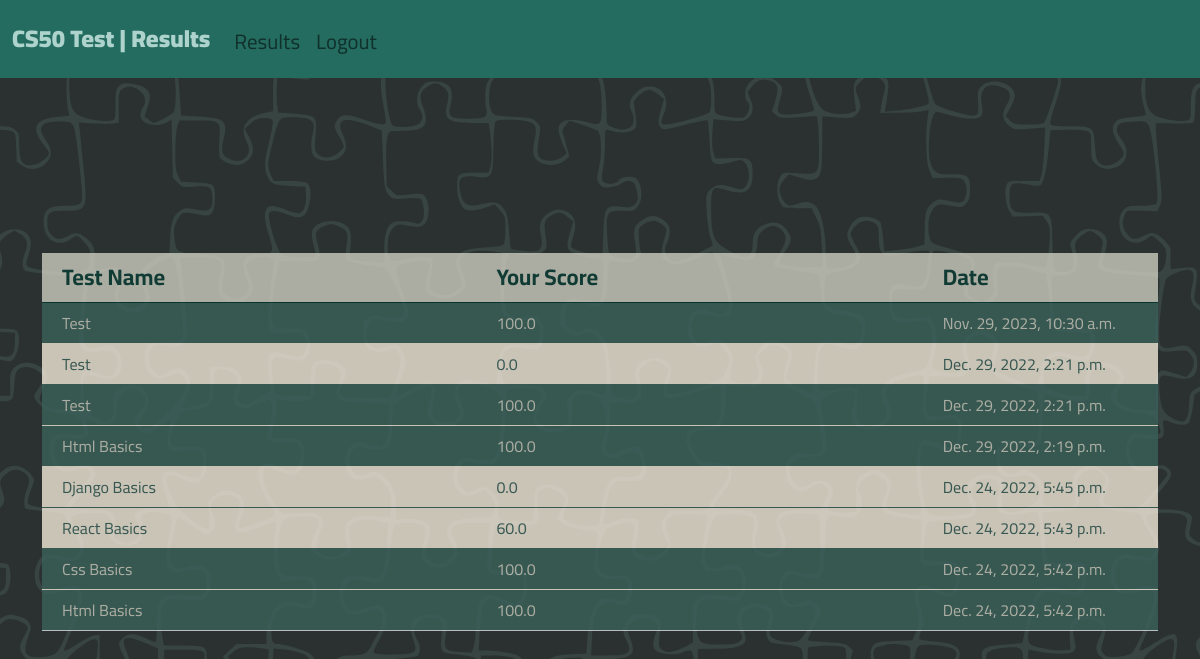
Page /result/ (signed in) on the committed database.
### quiz/models.py (models this page shows, shortened)
class Result(models.Model):
	quiz = models.ForeignKey(Quiz, on_delete=models.CASCADE)
	user = models.ForeignKey(User, on_delete=models.CASCADE, blank=True)
	score = models.FloatField()
	created = models.DateTimeField(auto_now_add=True)

class Quiz(models.Model):
	quiz_title = models.CharField(max_length=200)
	topic = models.ForeignKey(Topic, on_delete=models.CASCADE)
	time = models.PositiveIntegerField(help_text='duration of the quiz in minutes')
	created_by = models.ForeignKey(User, on_delete=models.CASCADE)
	created_time = models.DateTimeField(auto_now_add=True)
	def __str__(self):
		return str(self.quiz_title)
	class Meta:
		verbose_name_plural = 'Quizzes'
		ordering = ("-created_time",)

### quiz/views.py (the view)
# urls.py: path('result/', views.result_view, name='result_view'),
@login_required
def result_view(request):
	results = Result.objects.filter(user=request.user)
	results = results.order_by("-created").all()
	return render(request, 'quiz/result.html', {'results': results})

### quiz/templates/quiz/result.html (shortened to what this page needs)
{% extends 'quiz/base.html' %}
{% load static %}
{% block head %}
<link rel="stylesheet" href= "{% static 'resault.css'%}"/>
{% endblock head %}
{% block page-title %}
Results
{% endblock %}
{% block content %}
<table class="table result-table">
  <thead>
    <tr class="table">
      <th scope="col" class='col1'>Test Name</th>
      <th scope="col" class='col2'>Your Score</th>
      <th scope="col" class='col3'>Date</th>
    </tr>
  </thead>
  {% for result in results %}
  <tbody>
      {% if result.score > 60 %}
        <tr class="table">
          <td class='col1'>{{result.quiz}}</td>
          <td class='col2'>{{result.score}}</td>
          <td class='col3'>{{result.created}}</td>
        </tr>
      {% else %}
        <tr class="table-warningg">
          <td class='col1'>{{result.quiz}}</td>
          <td class='col2'>{{result.score}}</td>
          <td class='col3'>{{result.created}}</td>
        </tr>
      {% endif %}
  </tbody>
  {% endfor %}
</table>
{% endblock %}

### static/styles.css (style rules this page uses)
:root { --primaryColor:#00362D; --2ndColor:#0D5146; --3rdColor:#246C60; --4thColor: #5e9b90; --5thColor: #aed3cd; --bodyColor:#2b3130; --mainWhite: rgb(244, 255, 253); --mainYellow:#f7fba5; --mainBright:rgba(243,234,218,1); }
body { font-family: "Cairo", sans-serif; display: flex; justify-content: center; align-items: center; min-height: 100vh; background-color: var(--bodyColor); }

### static/resault.css (style rules this page uses)
:root { --primaryColor:#00362D; --2ndColor:#0D5146; --3rdColor:#246C60; --4thColor: #5e9b90; --5thColor: #aed3cd; --bodyColor:#2b3130; --mainWhite: rgb(244, 255, 253); --mainYellow:#f7fba5; --mainBright:rgba(243,234,218,1); }
body { background-image: url(./puzzle.svg); background-position: center; background-repeat: no-repeat; background-attachment: fixed; }
@media only screen and (max-width : 2225px) { body { background-size: 177%; } }
.table { background: rgb(59, 98, 91); color: var(--mainBright); opacity: 0.8; vertical-align: middle; }
.col1 { width: 30%; padding-left: 20px !important; }
.col2 { width: 30%; }
.col3 { width: 15%; }
th.col1 { font-size: 1.4rem !important; background-color: var(--mainBright); color: #00362D; }
th.col2 { font-size: 1.4rem !important; background-color: var(--mainBright); color: #00362D; }
th.col3 { font-size: 1.4rem !important; background-color: var(--mainBright); color: #00362D; }
.table-warningg > td { background-color: var(--mainBright); color: rgb(59, 98, 91); }

### rows in the picture
Result: quiz "Test", score "100.0", created "Nov. 29, 2023, 10:30 a.m."
Result: quiz "Test", score "0.0", created "Dec. 29, 2022, 2:21 p.m."
Result: quiz "Test", score "100.0", created "Dec. 29, 2022, 2:21 p.m."
Result: quiz "Html Basics", score "100.0", created "Dec. 29, 2022, 2:19 p.m."
Result: quiz "Django Basics", score "0.0", created "Dec. 24, 2022, 5:45 p.m."
Result: quiz "React Basics", score "60.0", created "Dec. 24, 2022, 5:43 p.m."
Result: quiz "Css Basics", score "100.0", created "Dec. 24, 2022, 5:42 p.m."
Result: quiz "Html Basics", score "100.0", created "Dec. 24, 2022, 5:42 p.m."
